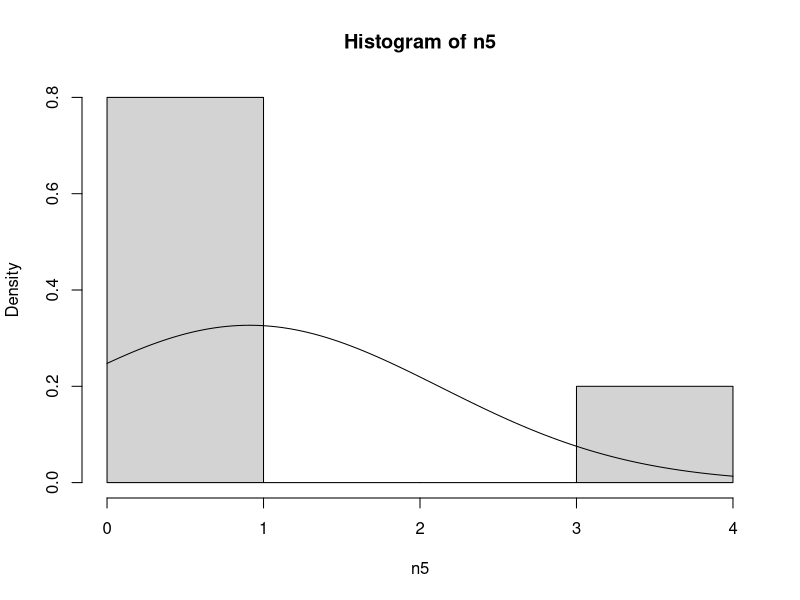
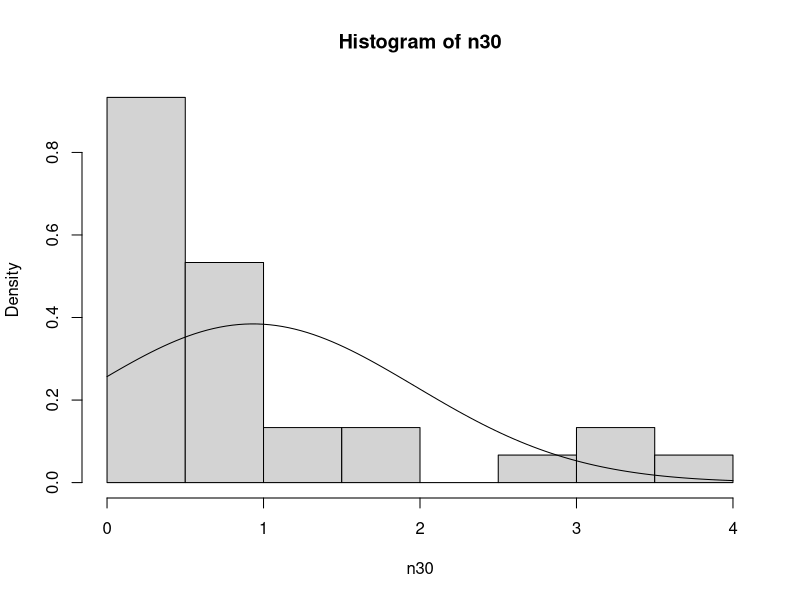
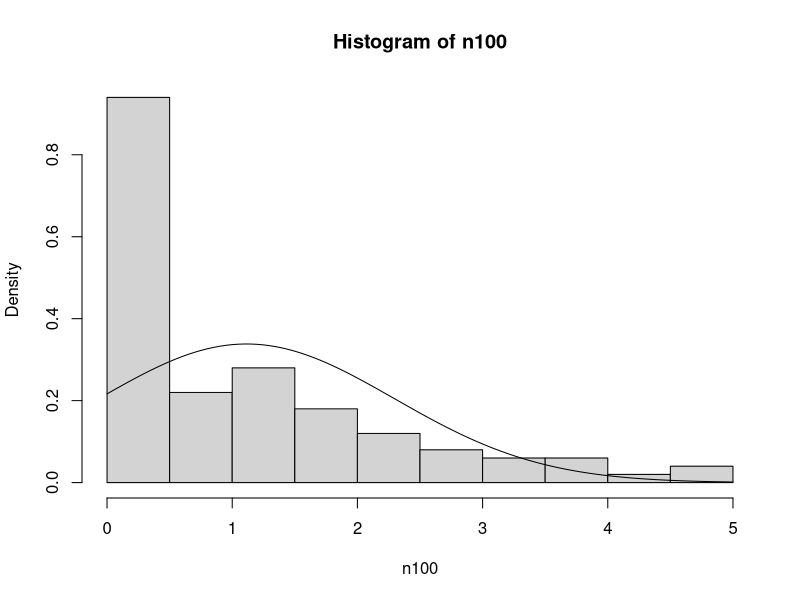
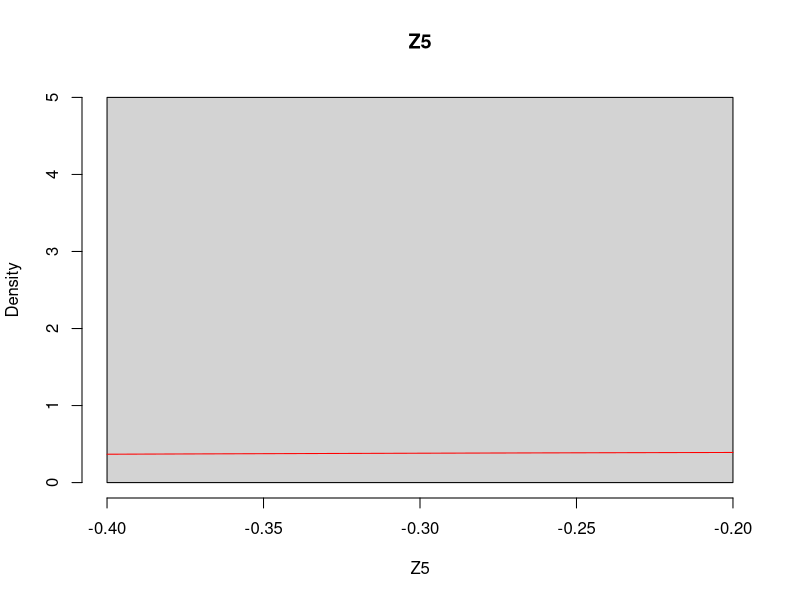
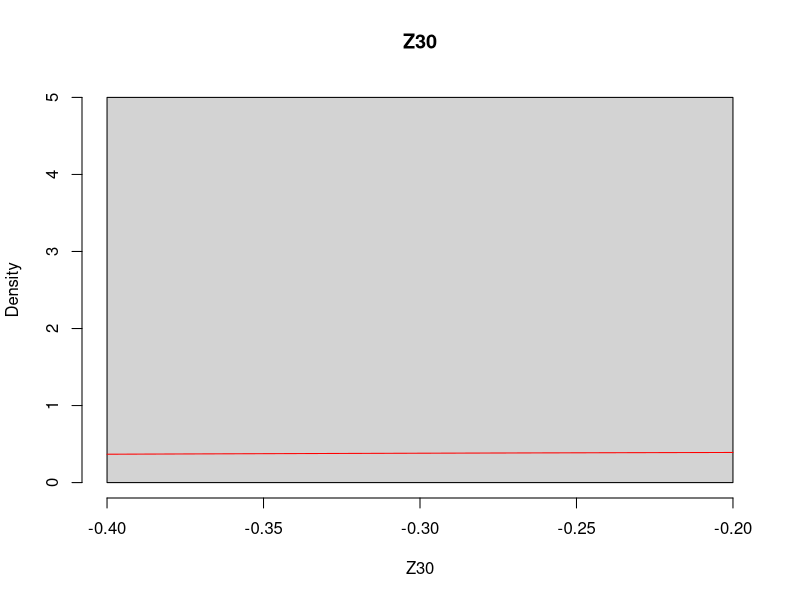
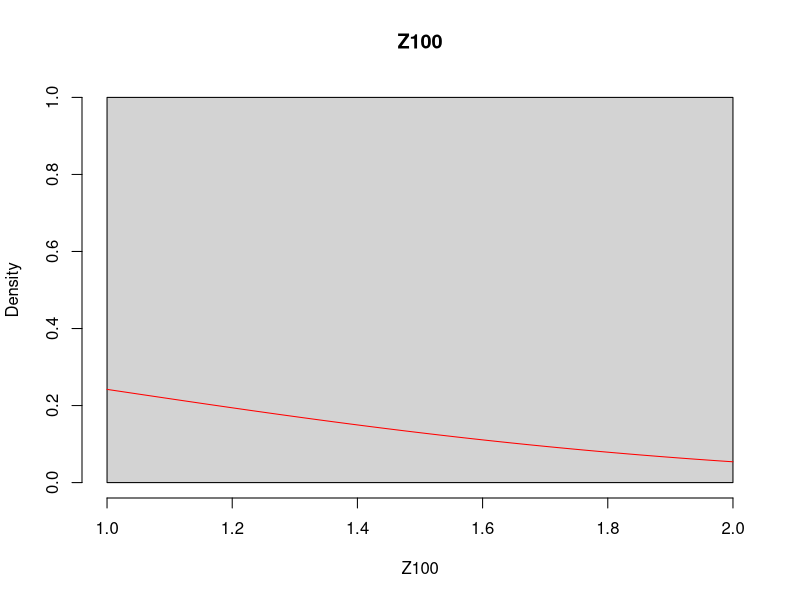
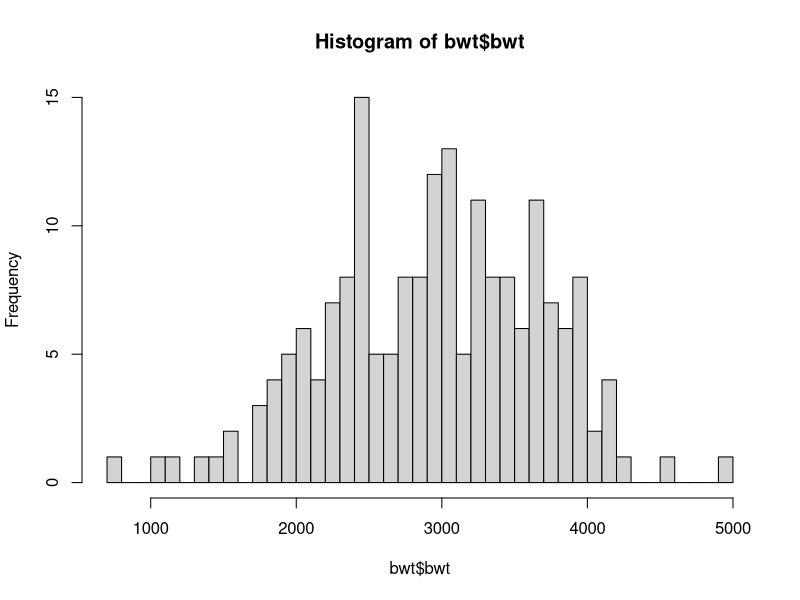
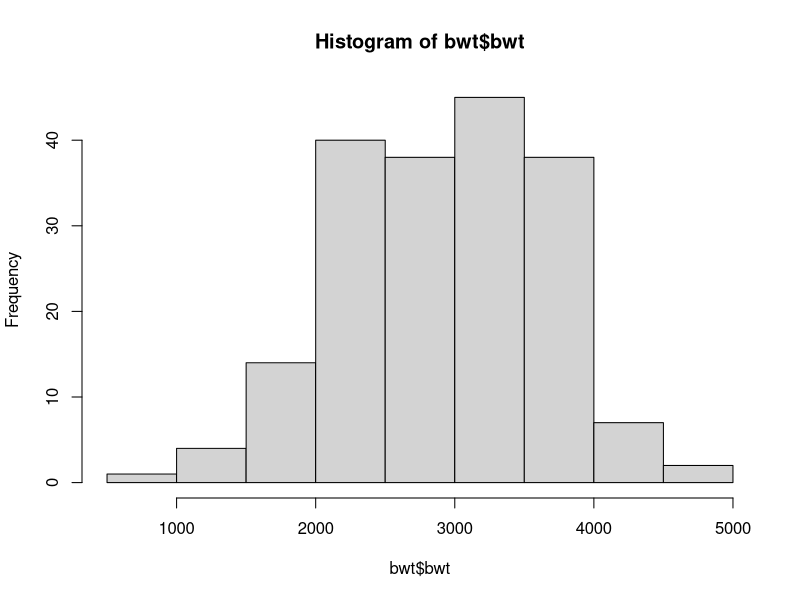

The R source for these figures, in order:
## ---- chunk 1
knitr::opts_chunk$set(echo = TRUE, message = FALSE, warning = FALSE)
set.seed(123)
## ---- chunk 2
x <- c(1, 2, 2, 3, 3, 3)
g <- factor(c("A","B","A","B","B","A"))
df <- data.frame(x = x, g = g)
str(df)
## ---- chunk 3
    aggregate(df[1], list(df$g), mean)
## ---- chunk 4
    omega <- 1:100

    drawsize <- 50000
    
    drawN <- sample(omega, drawsize, replace = TRUE)
    
    
    
    count <- 0
    maxcount <- 0
    for(draw in drawN){
      
      if(draw %% 3 == 0 || draw %% 5 == 0){
        maxcount <- maxcount + 1
        
        if(draw %% 3 == 0){
            count <- count + 1
        }
        
      }
      
    }
    Pmul35 <- count / maxcount
    Pmul35

## ---- chunk 5
    drawsize <- 10000
    
    X <- rexp(drawsize, 1)
    
    
    n5 <- sample(X, 5)
    n30 <- sample(X, 30)
    n100 <- sample(X, 100)

## ---- chunk 6
    mean(n5)
    mean(n30)
    mean(n100)

## ---- chunk 7
    hist(n5, probability = TRUE)
    curve(
      dnorm(x, mean = mean(n5), sd = sd(n5)),
      add=TRUE
    )
    
    hist(n30, probability = TRUE)
    curve(
      dnorm(x, mean = mean(n30), sd = sd(n30)),
      add=TRUE
    )
    
    hist(n100, probability = TRUE)
    curve(
      dnorm(x, mean = mean(n100), sd = sd(n100)),
      add=TRUE,
    )
## ---- chunk 8
    Z5 <- (mean(n5) - 1) / (1 / sqrt(5))
    Z5
    
    Z30 <- (mean(n30) - 1) / (1 / sqrt(30))
    Z30
    
    Z100 <- (mean(n100) - 1) / (1 / sqrt(100))
    Z100

## ---- chunk 9
    hist(Z5, probability = TRUE, main = "Z5")
    curve(dnorm(x), add = TRUE, col = "red")
    hist(Z30, probability = TRUE, main = "Z30")
    curve(dnorm(x), add = TRUE, col = "red")
    hist(Z100, probability = TRUE, main = "Z100")
    curve(dnorm(x), add = TRUE, col = "red")

## ---- chunk 10
library(MASS)
library(dplyr)
library(ggplot2)
library(forcats)

data(birthwt)

bwt <- birthwt %>%
  mutate(
    smoke = factor(smoke, levels = c(0,1), labels = c("No","Yes")),
    ht    = factor(ht, levels = c(0,1), labels = c("No","Yes")),
    ui    = factor(ui, levels = c(0,1), labels = c("No","Yes")),
    low   = factor(low, levels = c(0,1), labels = c("No","Yes"))
  )
## ---- chunk 11
    hist(bwt$bwt ,breaks=5000 / 150)
    hist(bwt$bwt ,breaks=5000 / 400)

## ---- chunk 12
    plot(ecdf(bwt$bwt), xlab = "bwt", ylab = "frequency", main = "ECDF of bwt")
## ---- chunk 13
    '
    My estimate: 0.3 -> 30%
    1)Higher bin witdh makes the graph more smooth, but makes it harder to find outsiders within the graph.
    2) the ECDF shows that most babies weigh 3kg or more after birth, and that the weight stagnates at ~800g
    for low values and ~5kg for high values. Most babies weigh between ~3kg and ~5kg.
    '
## ---- chunk 14
    boxplot(bwt$bwt ~ bwt$smoke,
        xlab = "Smoking status", ylab = "Birth weight",
        names = c("Non Smoker", "Smoker"),
        main= "Zaza plot")

## ---- chunk 15
    #Median weight for non-smokers
    median(bwt$bwt[bwt$smoke == "No"])
    #Median weight for smokers
    median(bwt$bwt[bwt$smoke == "Yes"])

## ---- chunk 16
    '
    Like seen in the boxplot and the median values, smoking during pregnancy can
    substantially reduce the birth weight of the child. Babies from smoking mothers
    also have a smaller interval for their birth weight, following the median of ~2.8kg
    much more closeley then the non-smoker-babies follow the median of 3.1kg.
    '
## ---- chunk 17
    table(bwt$smoke , bwt$low)
## ---- chunk 18
    prop.table(table(bwt$smoke , bwt$low))
## ---- chunk 19
    #H0: if p > 0.05, bwt$smoke and bwt$low are not related
    chisq.test(bwt$smoke, bwt$low)
    # p) 0.03958 -> H0 gets thrown away

## ---- chunk 20
    ggplot(bwt, aes(x = bwt, y = lwt)) +
      geom_point(colour = "magenta") +
      labs(title = "Scatterplot: bwt vs lwt")
## ---- chunk 21
    cor(bwt$bwt, bwt$lwt)
    # -> 0.1857333
    # sign -> positive -> the higher the $lwt, the higher the $bwt
    # magnitude ->  ~0.18 -> weak correlation
## ---- chunk 22
    bwtlm <- lm(bwt$bwt ~ bwt$lwt)

    summary(bwtlm)
## ---- chunk 23
    ggplot(bwt, aes(x = bwt, y = lwt)) +
      geom_point(colour = "black") +
      geom_smooth(method = "lm", colour = "red") +
      labs(
        title = "Scatterplot + Regression for bwt ~ lwt",
        x = "Bwt",
        y = "Lwt"
      )
